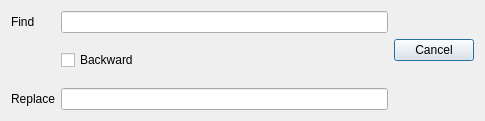
<?xml version="1.0" encoding="UTF-8"?>
<ui version="4.0">
 <class>replace</class>
 <widget class="QDialog" name="replace">
  <property name="geometry">
   <rect>
    <x>0</x>
    <y>0</y>
    <width>485</width>
    <height>121</height>
   </rect>
  </property>
  <property name="windowTitle">
   <string>Replace</string>
  </property>
  <layout class="QGridLayout" name="gridLayout">
   <item row="0" column="1">
    <widget class="QLineEdit" name="find"/>
   </item>
   <item row="1" column="1">
    <widget class="QCheckBox" name="checkBox">
     <property name="text">
      <string>Backward</string>
     </property>
    </widget>
   </item>
   <item row="1" column="2">
    <widget class="QDialogButtonBox" name="buttonBox">
     <property name="orientation">
      <enum>Qt::Vertical</enum>
     </property>
     <property name="standardButtons">
      <set>QDialogButtonBox::Cancel</set>
     </property>
    </widget>
   </item>
   <item row="3" column="0">
    <widget class="QLabel" name="label_2">
     <property name="text">
      <string>Replace</string>
     </property>
    </widget>
   </item>
   <item row="0" column="0">
    <widget class="QLabel" name="label">
     <property name="text">
      <string>Find</string>
     </property>
    </widget>
   </item>
   <item row="3" column="1">
    <widget class="QLineEdit" name="replace_2"/>
   </item>
  </layout>
 </widget>
 <resources/>
 <connections>
  <connection>
   <sender>buttonBox</sender>
   <signal>accepted()</signal>
   <receiver>replace</receiver>
   <slot>accept()</slot>
   <hints>
    <hint type="sourcelabel">
     <x>248</x>
     <y>254</y>
    </hint>
    <hint type="destinationlabel">
     <x>157</x>
     <y>274</y>
    </hint>
   </hints>
  </connection>
  <connection>
   <sender>buttonBox</sender>
   <signal>rejected()</signal>
   <receiver>replace</receiver>
   <slot>reject()</slot>
   <hints>
    <hint type="sourcelabel">
     <x>316</x>
     <y>260</y>
    </hint>
    <hint type="destinationlabel">
     <x>286</x>
     <y>274</y>
    </hint>
   </hints>
  </connection>
 </connections>
</ui>
